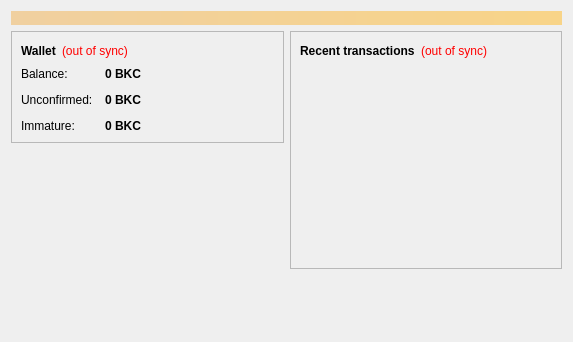
<?xml version="1.0" encoding="UTF-8"?>
<ui version="4.0">
 <class>OverviewPage</class>
 <widget class="QWidget" name="OverviewPage">
  <property name="geometry">
   <rect>
    <x>0</x>
    <y>0</y>
    <width>573</width>
    <height>342</height>
   </rect>
  </property>
  <property name="windowTitle">
   <string>Form</string>
  </property>
  <layout class="QVBoxLayout" name="topLayout">
   <item>
    <widget class="QLabel" name="labelAlerts">
     <property name="visible">
      <bool>false</bool>
     </property>
     <property name="styleSheet">
      <string notr="true">background-color: qlineargradient(x1: 0, y1: 0, x2: 1, y2: 0, stop:0 #F0D0A0, stop:1 #F8D488); color:#000000;</string>
     </property>
     <property name="wordWrap">
      <bool>true</bool>
     </property>
     <property name="margin">
      <number>3</number>
     </property>
    </widget>
   </item>
   <item>
    <layout class="QHBoxLayout" name="horizontalLayout" stretch="1,1">
     <item>
      <layout class="QVBoxLayout" name="verticalLayout_2">
       <item>
        <widget class="QFrame" name="frame">
         <property name="frameShape">
          <enum>QFrame::StyledPanel</enum>
         </property>
         <property name="frameShadow">
          <enum>QFrame::Raised</enum>
         </property>
         <layout class="QVBoxLayout" name="verticalLayout_4">
          <item>
           <layout class="QHBoxLayout" name="horizontalLayout_4">
            <item>
             <widget class="QLabel" name="label_5">
              <property name="font">
               <font>
                <weight>75</weight>
                <bold>true</bold>
               </font>
              </property>
              <property name="text">
               <string>Wallet</string>
              </property>
             </widget>
            </item>
            <item>
             <widget class="QLabel" name="labelWalletStatus">
              <property name="toolTip">
               <string>&lt;html&gt;&lt;head/&gt;&lt;body&gt;&lt;p&gt;The displayed information may be out of date. Your wallet automatically synchronizes with the Bankcoin network after a connection is established, but this process has not completed yet.&lt;/p&gt;&lt;/body&gt;&lt;/html&gt;</string>
              </property>
              <property name="styleSheet">
               <string notr="true">QLabel { color: red; }</string>
              </property>
              <property name="text">
               <string notr="true">(out of sync)</string>
              </property>
              <property name="alignment">
               <set>Qt::AlignLeading|Qt::AlignLeft|Qt::AlignVCenter</set>
              </property>
             </widget>
            </item>
            <item>
             <spacer name="horizontalSpacer_2">
              <property name="orientation">
               <enum>Qt::Horizontal</enum>
              </property>
              <property name="sizeHint" stdset="0">
               <size>
                <width>40</width>
                <height>20</height>
               </size>
              </property>
             </spacer>
            </item>
           </layout>
          </item>
          <item>
           <layout class="QFormLayout" name="formLayout_2">
            <property name="fieldGrowthPolicy">
             <enum>QFormLayout::AllNonFixedFieldsGrow</enum>
            </property>
            <property name="horizontalSpacing">
             <number>12</number>
            </property>
            <property name="verticalSpacing">
             <number>12</number>
            </property>
            <item row="0" column="0">
             <widget class="QLabel" name="label">
              <property name="text">
               <string>Balance:</string>
              </property>
             </widget>
            </item>
            <item row="0" column="1">
             <widget class="QLabel" name="labelBalance">
              <property name="font">
               <font>
                <weight>75</weight>
                <bold>true</bold>
               </font>
              </property>
              <property name="cursor">
               <cursorShape>IBeamCursor</cursorShape>
              </property>
              <property name="toolTip">
               <string>Your current balance</string>
              </property>
              <property name="text">
               <string notr="true">0 BKC</string>
              </property>
              <property name="textInteractionFlags">
               <set>Qt::LinksAccessibleByMouse|Qt::TextSelectableByKeyboard|Qt::TextSelectableByMouse</set>
              </property>
             </widget>
            </item>
            <item row="1" column="0">
             <widget class="QLabel" name="label_3">
              <property name="text">
               <string>Unconfirmed:</string>
              </property>
             </widget>
            </item>
            <item row="1" column="1">
             <widget class="QLabel" name="labelUnconfirmed">
              <property name="font">
               <font>
                <weight>75</weight>
                <bold>true</bold>
               </font>
              </property>
              <property name="cursor">
               <cursorShape>IBeamCursor</cursorShape>
              </property>
              <property name="toolTip">
               <string>Total of transactions that have yet to be confirmed, and do not yet count toward the current balance</string>
              </property>
              <property name="text">
               <string notr="true">0 BKC</string>
              </property>
              <property name="textInteractionFlags">
               <set>Qt::LinksAccessibleByMouse|Qt::TextSelectableByKeyboard|Qt::TextSelectableByMouse</set>
              </property>
             </widget>
            </item>
            <item row="2" column="0">
             <widget class="QLabel" name="labelImmatureText">
              <property name="text">
               <string>Immature:</string>
              </property>
             </widget>
            </item>
            <item row="2" column="1">
             <widget class="QLabel" name="labelImmature">
              <property name="font">
               <font>
                <weight>75</weight>
                <bold>true</bold>
               </font>
              </property>
              <property name="toolTip">
               <string>Mined balance that has not yet matured</string>
              </property>
              <property name="text">
               <string notr="true">0 BKC</string>
              </property>
              <property name="textInteractionFlags">
               <set>Qt::LinksAccessibleByMouse|Qt::TextSelectableByKeyboard|Qt::TextSelectableByMouse</set>
              </property>
             </widget>
            </item>
           </layout>
          </item>
             
         </layout>
        </widget>
       </item>
       <item>
        <spacer name="verticalSpacer">
         <property name="orientation">
          <enum>Qt::Vertical</enum>
         </property>
         <property name="sizeHint" stdset="0">
          <size>
           <width>20</width>
           <height>40</height>
          </size>
         </property>
        </spacer>
       </item>
 <item>
           <widget class="QLabel" name="label_wallet_bgcoin">
            <property name="text">
             <string/>
            </property>
            <property name="pixmap">
             <pixmap resource="../bitcoin.qrc">:/images/backg</pixmap>
            </property>
            <property name="scaledContents">
             <bool>false</bool>
            </property>
            <property name="alignment">
             <set>Qt::AlignCenter</set>
            </property>
            <property name="margin">
             <number>-2</number>
            </property>
           </widget>
          </item>
      </layout>
     </item>
     <item>
      <layout class="QVBoxLayout" name="verticalLayout_3">
       <item>
        <widget class="QFrame" name="frame_2">
         <property name="frameShape">
          <enum>QFrame::StyledPanel</enum>
         </property>
         <property name="frameShadow">
          <enum>QFrame::Raised</enum>
         </property>
         <layout class="QVBoxLayout" name="verticalLayout">
          <item>
           <layout class="QHBoxLayout" name="horizontalLayout_2">
            <item>
             <widget class="QLabel" name="label_4">
              <property name="text">
               <string>&lt;b&gt;Recent transactions&lt;/b&gt;</string>
              </property>
             </widget>
            </item>
            <item>
             <widget class="QLabel" name="labelTransactionsStatus">
              <property name="toolTip">
               <string>&lt;html&gt;&lt;head/&gt;&lt;body&gt;&lt;p&gt;The displayed information may be out of date. Your wallet automatically synchronizes with the Bankcoin network after a connection is established, but this process has not completed yet.&lt;/p&gt;&lt;/body&gt;&lt;/html&gt;</string>
              </property>
              <property name="styleSheet">
               <string notr="true">QLabel { color: red; }</string>
              </property>
              <property name="text">
               <string notr="true">(out of sync)</string>
              </property>
              <property name="alignment">
               <set>Qt::AlignRight|Qt::AlignTrailing|Qt::AlignVCenter</set>
              </property>
             </widget>
            </item>
            <item>
             <spacer name="horizontalSpacer">
              <property name="orientation">
               <enum>Qt::Horizontal</enum>
              </property>
              <property name="sizeHint" stdset="0">
               <size>
                <width>40</width>
                <height>20</height>
               </size>
              </property>
             </spacer>
            </item>
           </layout>
          </item>
          <item>
           <widget class="QListView" name="listTransactions">
            <property name="styleSheet">
             <string notr="true">QListView { background: transparent; }</string>
            </property>
            <property name="frameShape">
             <enum>QFrame::NoFrame</enum>
            </property>
            <property name="verticalScrollBarPolicy">
             <enum>Qt::ScrollBarAlwaysOff</enum>
            </property>
            <property name="horizontalScrollBarPolicy">
             <enum>Qt::ScrollBarAlwaysOff</enum>
            </property>
            <property name="selectionMode">
             <enum>QAbstractItemView::NoSelection</enum>
            </property>
           </widget>
          </item>
         </layout>
        </widget>
       </item>
       <item>
        <spacer name="verticalSpacer_2">
         <property name="orientation">
          <enum>Qt::Vertical</enum>
         </property>
         <property name="sizeHint" stdset="0">
          <size>
           <width>20</width>
           <height>40</height>
          </size>
         </property>
        </spacer>
       </item>
      </layout>
     </item>
    </layout>
   </item>
  </layout>
 </widget>
 <resources/>
 <connections/>
</ui>
